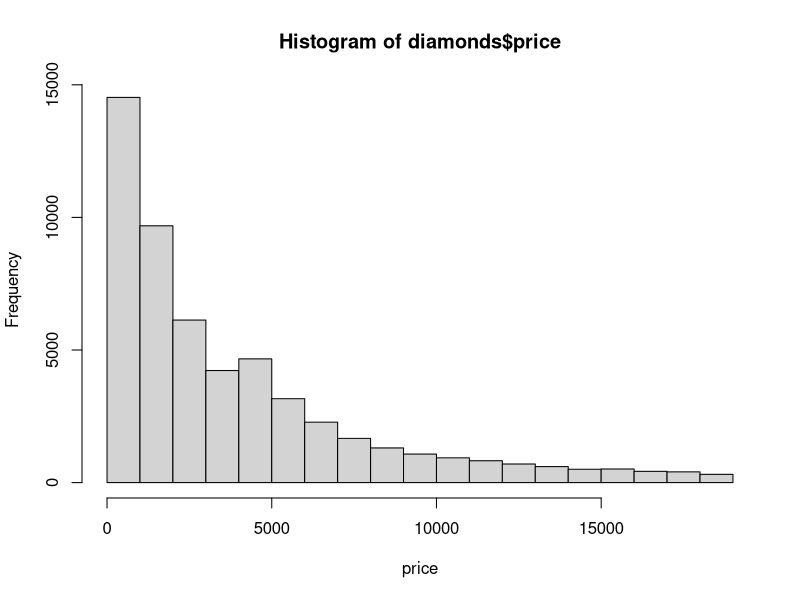
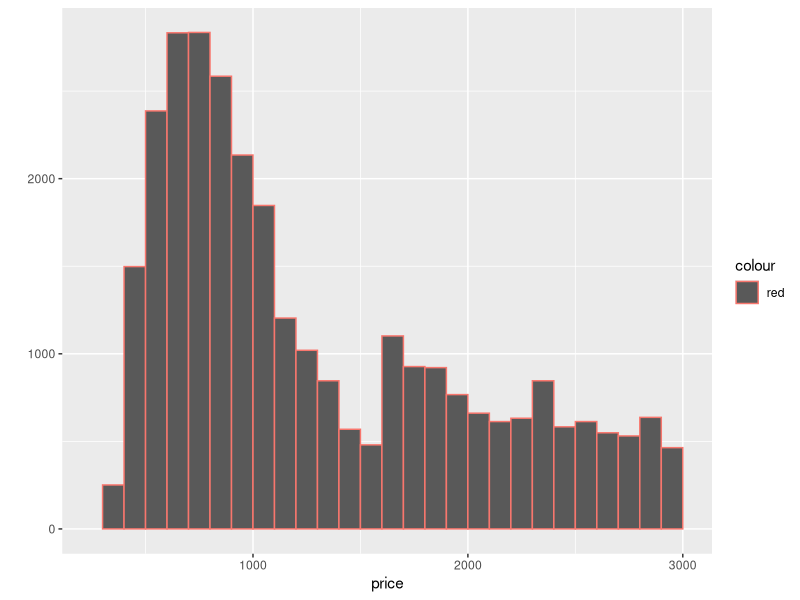
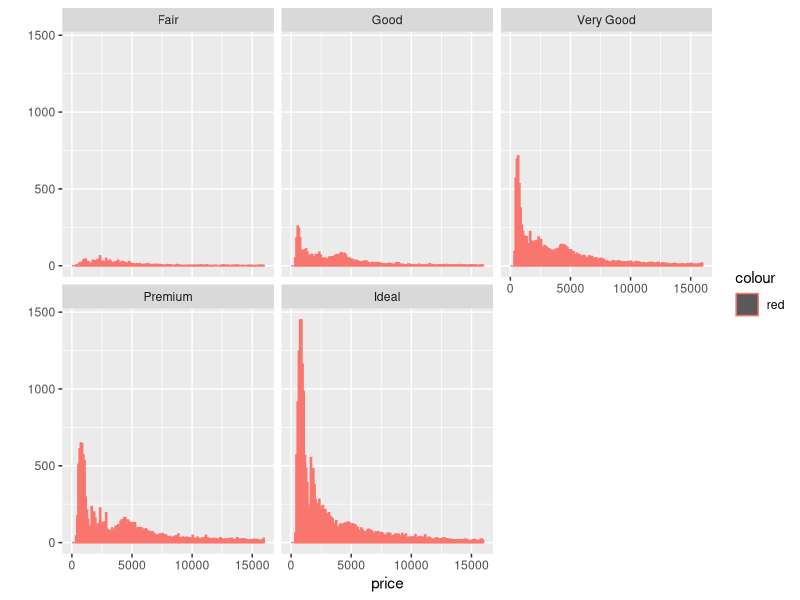
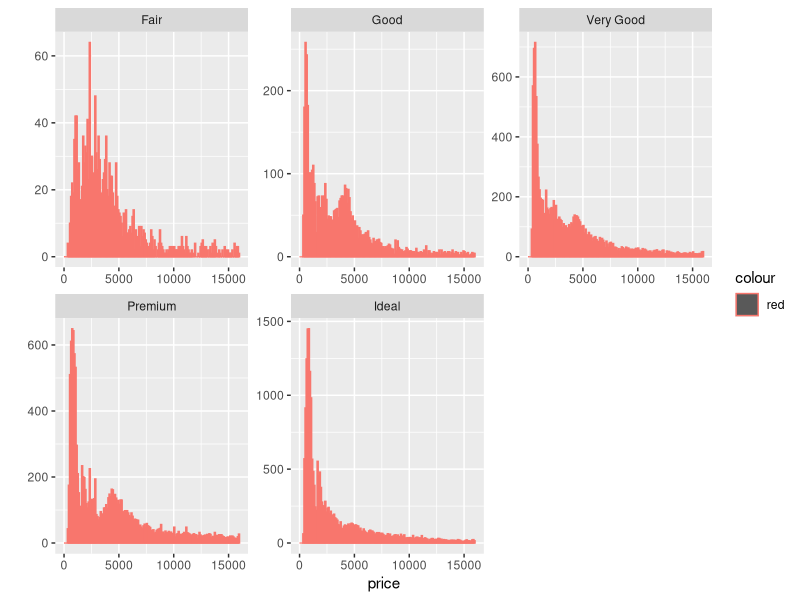
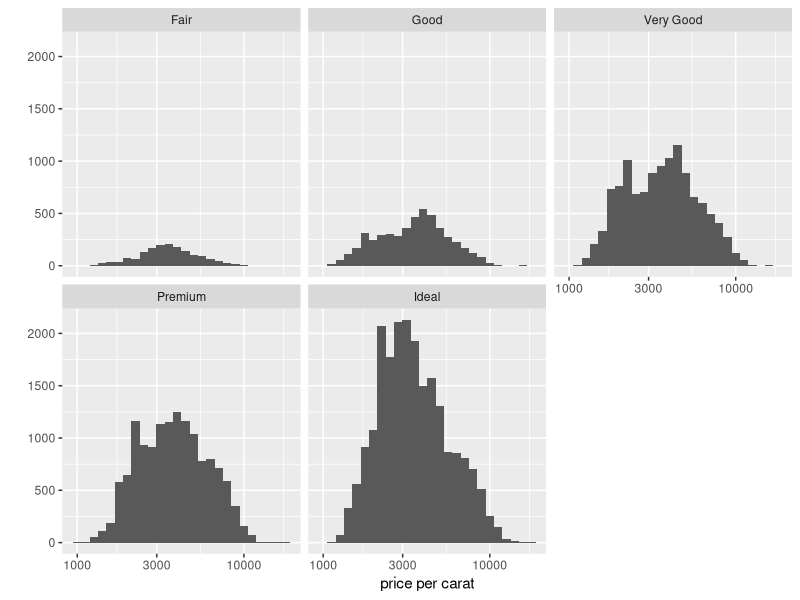
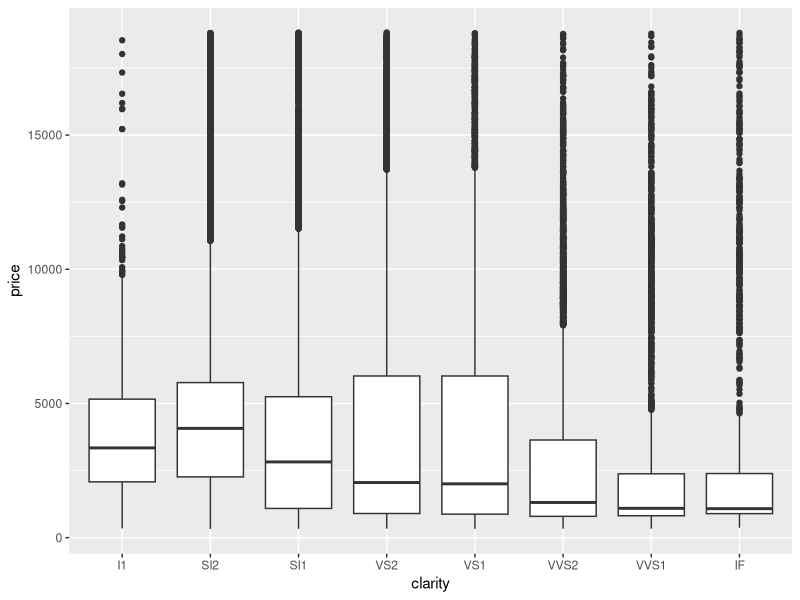
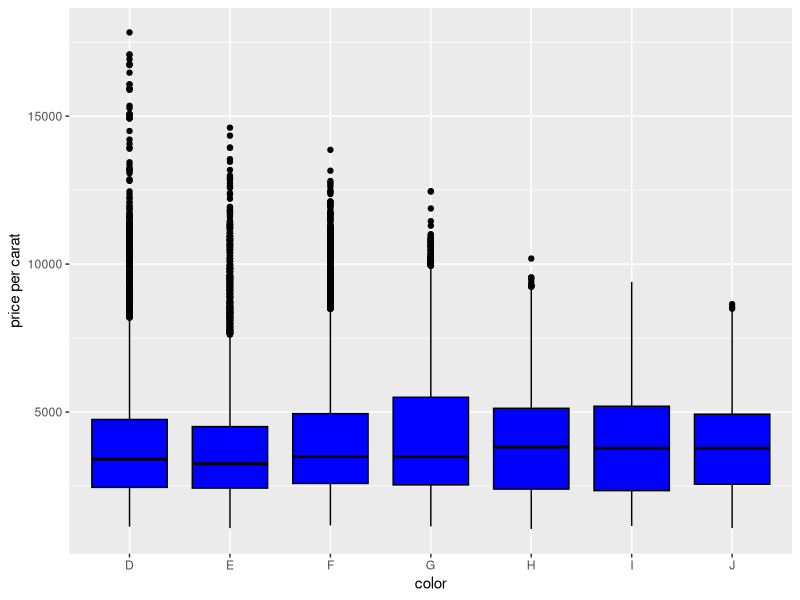
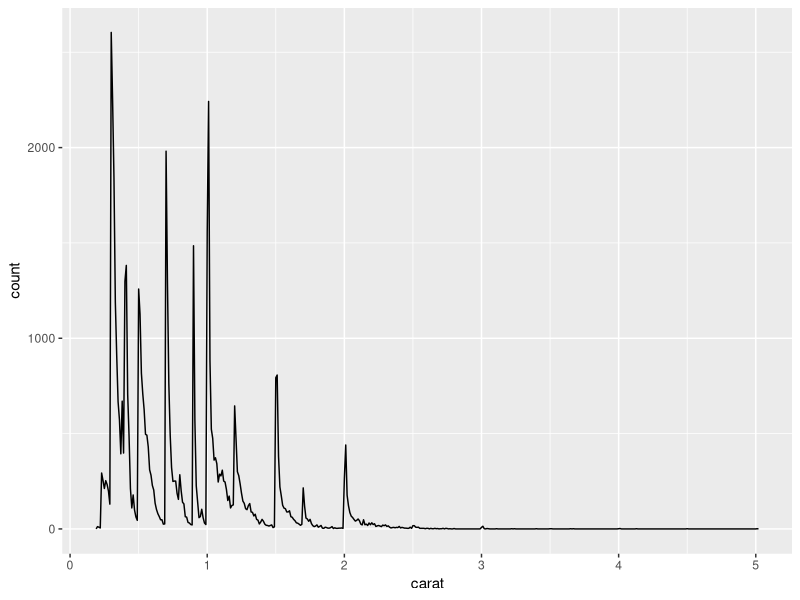

These figures' R source, in order:
## ---- chunk 1
knitr::opts_chunk$set(echo = TRUE)
## ---- chunk 2
library(ggplot2)
library(dplyr)
data("diamonds")
View(diamonds)
?diamonds
## ---- chunk 3
hist(diamonds$price, xlab = "price")
summary(diamonds$price)
## ---- chunk 4
library(dplyr)
diamonds %>% tally(price < 500) 
diamonds %>% tally(price < 250)
diamonds %>% tally(price >= 15000)
## ---- chunk 5
qplot(x=diamonds$price, data = diamonds, xlab = 'price', binwidth = 5, xlim = c(250, 3000), breaks = seq(0, 3000, 100), color = 'red')
ggsave('pricehistogram.png')
## ---- chunk 6
qplot(x=price, data = subset(diamonds, !is.na(cut)), xlab = 'price', binwidth = 5, breaks = seq(0, 16000, 100), color = 'red') +
  facet_wrap(~cut)
by(diamonds$price, diamonds$cut, max)
by(diamonds$price, diamonds$cut, min)
by(diamonds$price, diamonds$cut, median)
ggsave('histogrambycut.png')

## ---- chunk 7
qplot(x=price, data = subset(diamonds, !is.na(cut)), xlab = 'price', binwidth = 5, breaks = seq(0, 16000, 100), color = 'red') +
  facet_wrap(~cut, scales = "free")
ggsave('histogrambycut2.png')
## ---- chunk 8
qplot(x = price/carat, data = diamonds, xlab = 'price per carat', binwidth = 0.05) + 
  scale_x_log10()+
  facet_wrap(~cut)
ggsave('histogramPricePerByCut.png')
## ---- chunk 9
ggplot(aes(x = clarity, y = price), data = diamonds) + geom_boxplot()
ggsave('boxPricebyClarity.png')

by(diamonds$price, diamonds$clarity, summary)
## ---- chunk 10
by(diamonds$price, diamonds$color, summary)
IQR(subset(diamonds, color = 'D')$price)
IQR(subset(diamonds, color = 'J')$price)
## ---- chunk 11
qplot(x = color, y = price/carat, data = diamonds, geom = 'boxplot', 
            color = I('black'), fill = I('blue'),
            xlab = 'color', ylab= 'price per carat') +
  scale_y_continuous()
## ---- chunk 12
ggplot(aes(x = carat), data = diamonds) + geom_freqpoly(binwidth = 0.01)
ggsave('FreqPolyWeight.png')
